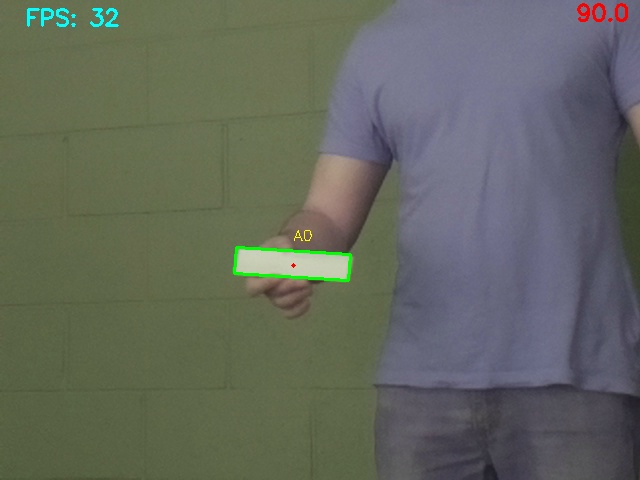
#> input picture SGRI 2017/Images/image4.jpg, 640 x 480 px
$ python -i MotionCapture.py   (imports and definitions only)   (older library calls are emulated)
#> lines starting #> are read from the running program, lines starting #| are printed output that depends on the picture; after the words box and inside, x2 and y2 are one past the last pixel; in counts of white or black regions, pixels touching at a corner belong together
#> further down, picture is the input picture: shape (480, 640, 3); mean B, G, R 93.5, 103.6, 99
import cv2
import numpy as np
import datetime
import os.path
import enableLightRing
import disableLightRing
from Marker import Marker

'''
Class for MotionCapture object. Bulk of the magic is done here, utilizing the openCV library for tracking and displaying.
This class contains functions to convert images to grayscale, utilize the openCV library for tracking whitespace and displaying them as markers,
denoting with a green box the coordinates.

'''
class MotionCapture:

    # Default constructor. No parameters needed
    def __init__(self):
        self.showVideo = True
        self.showFPS = True
        self.showMarkers = False
        self.showCoordinates = True
        self.showMarkerCount = True

        self.markerCount = 0
        self.markerList = []

        self.markerColor = (0, 255, 0)
        self.thresholdValue = 200
        self.maxThresholdValue = 255

        self.fpsCounter = 0
        self.startTime = None
        self.currentFPS = 0


    '''
    This method will display the frames per second being captured by the camera in the upper left hand corner
    @params image -> What image frame to display the text to

    '''
    # [4 lines left out: function displayFPS, not called in this run]


    '''
    This method is a blanket method to draw text in a passed in location, given the parameters
    @params image     -> The image frame to display text to
            text      -> The text string to display
            location  -> X, Y coordinate to display the text
            fontSize -> Size of the text's font
            color     -> Color of the text
            thickness -> Thickness of the font

    '''
    def drawText(self, image, text, location, fontSize, color, thickness):
        font = cv2.FONT_HERSHEY_SIMPLEX
        cv2.putText(image, text, location, font, fontSize, color, thickness)


    '''
    This method takes in an image still and converts it to grayscale
    @params image -> The image to turn into grayscale
    @return The converted image to grayscale

    '''
    def getGrayScale(self, image):
        return cv2.cvtColor(image, cv2.COLOR_BGR2GRAY)  # make image gray scale
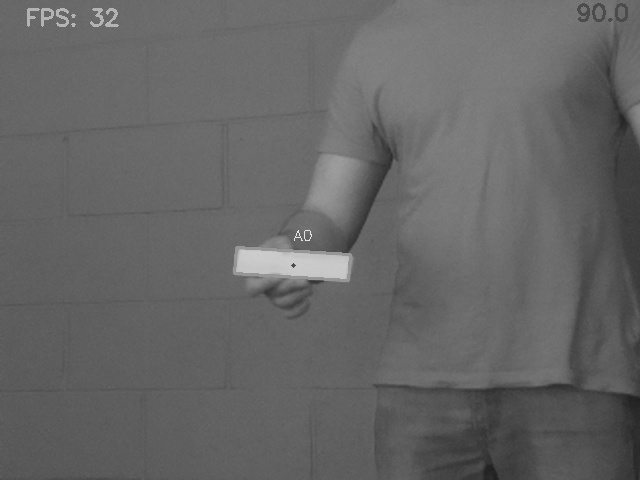
#> returned value: shape (480, 640); min 31, max 230, mean 101


    '''
    This method will determine if the input grayscale image is within the whitespace threshold. Utilize THRESH_BINARY to convert all pixels to either 0 for white, or 1 for black
    @params gray_image -> The grayscale image to process
    @return The threshold image after determining the threshold rating for the image

    '''
    def getThresholdMask(self, grayScaleImage):
        th, dst = cv2.threshold(grayScaleImage, self.thresholdValue, self.maxThresholdValue, cv2.THRESH_BINARY)  # apply filter
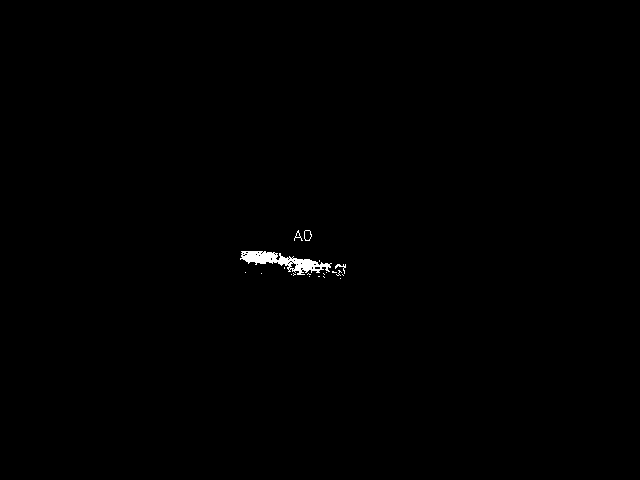
#> dst: shape (480, 640); 0.33% white; 20 white regions (16 under 20 px)
#> th = 200
        return dst


    '''
    This method will write the input image still to hard disk with a unique name, as to not overwrite files
    @params image -> The image still to write to hard disk

    '''
    # [5 lines left out: function writeMethod, not called in this run]


    '''
    This method is a blanket method to toggle a boolean value, i.e. a camera setting that is either True or False
    @params option -> The bool value to toggle

    '''
    # [5 lines left out: function toggle, not called in this run]


    '''
    This method will locate and process markers on a given image.
    The processing of markers involves finding them via whitespace, granted by the grayscale thresholding, and bounding a box around them. This will be
    refresh every frame the camera captures. Storing and creation of the markers is also processed here
    @params image -> The image still (frame) to locate markers

    '''
    def findMarkers(self, image):
        grayScaleImage = self.getGrayScale(image)

        binaryThresholdImage = self.getThresholdMask(grayScaleImage)

        # Make copy, since findContours() is destructive
        imageCopy, contourList, hierarchy = cv2.findContours(binaryThresholdImage.copy(), cv2.RETR_EXTERNAL, cv2.CHAIN_APPROX_SIMPLE)
#> contourList = 20 contours, 18 with area under 20; largest, box (x1, y1, x2, y2) and area: (240, 251, 332, 275) 807, (304, 230, 312, 241) 59

        if len(contourList) > 0:  # check if at least 1 marker was found
            # Start of fresh frame, reset timestamp and number of markers
            i = len(contourList)
#> i = 20
            timestamp = datetime.datetime.now()

            #print("Fresh frame. deleting markers")
            del self.markerList[:]

            for contour in contourList:
                rect = cv2.minAreaRect(contour)
                box = cv2.boxPoints(rect)
                box = np.int0(box)
                cv2.contourList(image, [box], 0, (0, 255, 0), 2)
                x, y, x2, y2 = cv2.boundingRect(contour)
                centerX = int (x+(x2/2))
                centerY = int (y+(y2/2))

                # Draw an identifying label on top of each marker
                self.drawText(image, "A" + str(len(contourList) - i), (centerX, centerY - 15), .50, (0, 255, 255), 1)

                try:

                    if (len(self.markerList) == 0):
                        print("Creating first marker")
                    elif (len(self.markerList) < len(contourList)):
                        print("Creating new marker")
                    else:
                        pass
                    temp = Marker(centerX, centerY, "A", len(contourList) - i, timestamp)
                    self.markerList.append(temp)
                    temp.printTest()

                    i = i - 1
                except:
                    print("Error creating marker object or appending")
#> this loop made 1 pass
#> (rect, box) on pass 1: (((340, 278), (0, 0), -90), [[340, 278], [340, 278], [340, 278], [340, 278]])
#> after the loop, i = 20; self.markerList = []


        else:
            del self.markerList[:]


    '''
    This method will control the starting and stopping of video capture from the camera, activation of other class functions,
    and keypresses while video frame is active and in focus.

    '''
    # [66 lines left out: function startCapture, not called in this run]

>>> import cv2
>>> picture = cv2.imread('../../../../../SGRI 2017/Images/image4.jpg')
#> (the run stopped early here; a loop or call above may not have finished)

$ run again, on SGRI 2017/Images/markerDetection.jpg
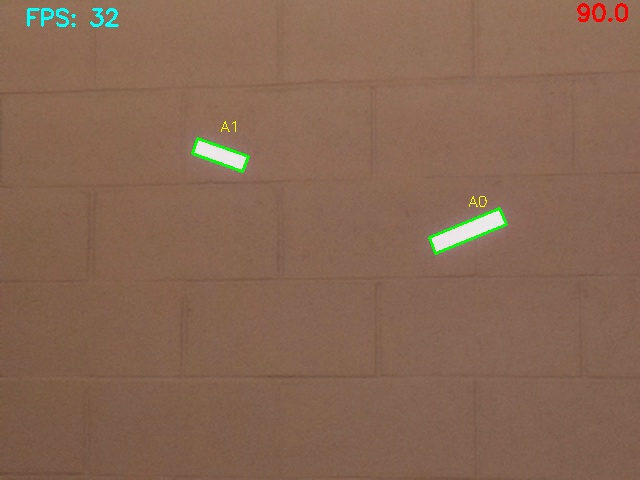
#> input picture SGRI 2017/Images/markerDetection.jpg, 640 x 480 px
#> picture is the input picture: shape (480, 640, 3); mean B, G, R 83.5, 103.2, 135.1
#> in getGrayScale, `return cv2.cvtColor(image, cv2.COLOR_BGR2GRAY)`:
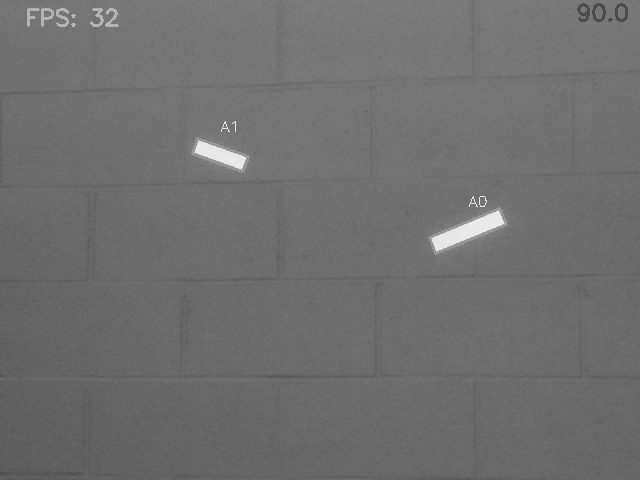
#> returned value: shape (480, 640); min 69, max 241, mean 110.5
#> in getThresholdMask, `th, dst = cv2.threshold(grayScaleImage, self.thresholdValue, self.maxT..`:
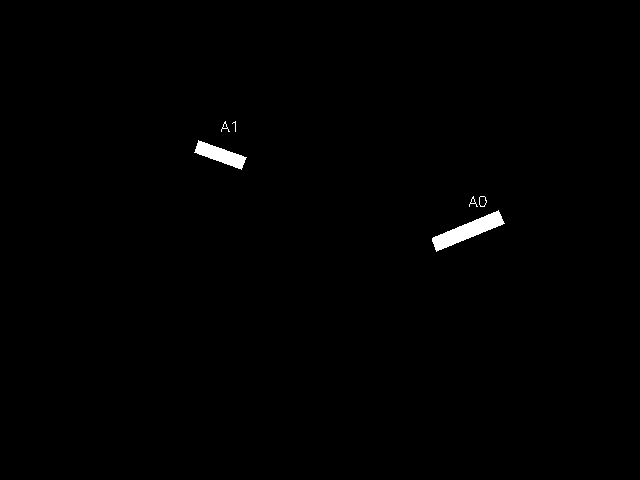
#> dst: shape (480, 640); 0.6% white; 6 white regions (1 under 20 px)
#> th = 200
#> contourList = 6 contours, 3 with area under 20; largest, box (x1, y1, x2, y2) and area: (432, 210, 505, 252) 996, (194, 140, 247, 170) 614, (479, 196, 487, 207) 59
#> in findMarkers, `i = len(contourList)`: i = 6
#> the loop in findMarkers, `for contour in contourList:` made 1 pass
#> (rect, box) on pass 1: (((467.2, 230.5), (73.71, 14.72), -22.25), [[435, 251], [430, 237], [498, 209], [504, 223]])
#> after the loop in findMarkers, `for contour in contourList:`: self.markerList = []

$ run again, on SGRI 2017/Images/markerDetection2.jpg
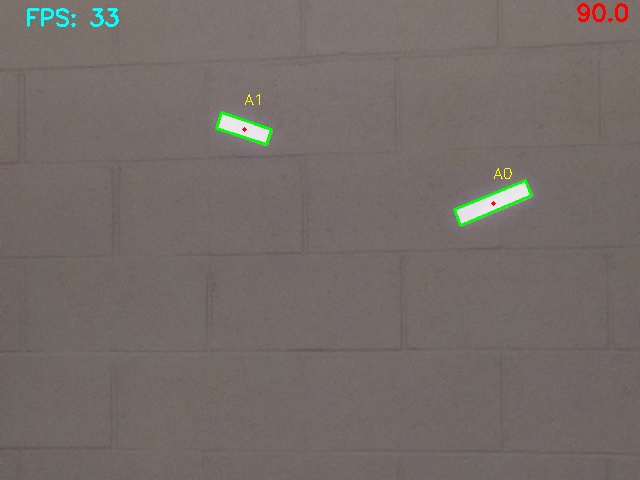
#> input picture SGRI 2017/Images/markerDetection2.jpg, 640 x 480 px
#> picture is the input picture: shape (480, 640, 3); mean B, G, R 103.3, 108, 116.5
#> in getThresholdMask, `th, dst = cv2.threshold(grayScaleImage, self.thresholdValue, self.maxT..`:
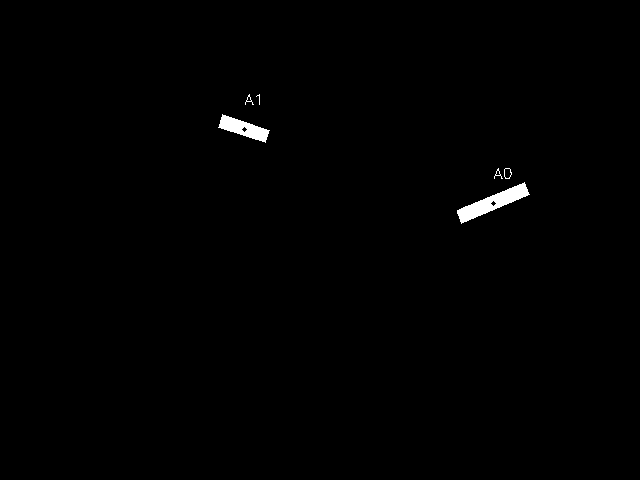
#> dst: shape (480, 640); 0.58% white; 6 white regions (1 under 20 px)
#> th = 200
#> contourList = 6 contours, 3 with area under 20; largest, box (x1, y1, x2, y2) and area: (457, 182, 530, 224) 952, (218, 114, 270, 143) 614, (504, 168, 512, 179) 59
#> in findMarkers, `i = len(contourList)`: i = 6
#> the loop in findMarkers, `for contour in contourList:` made 1 pass
#> (rect, box) on pass 1: (((492.4, 202.2), (74.26, 14.21), -22.83), [[460, 223], [455, 210], [523, 181], [529, 194]])
#> after the loop in findMarkers, `for contour in contourList:`: self.markerList = []
